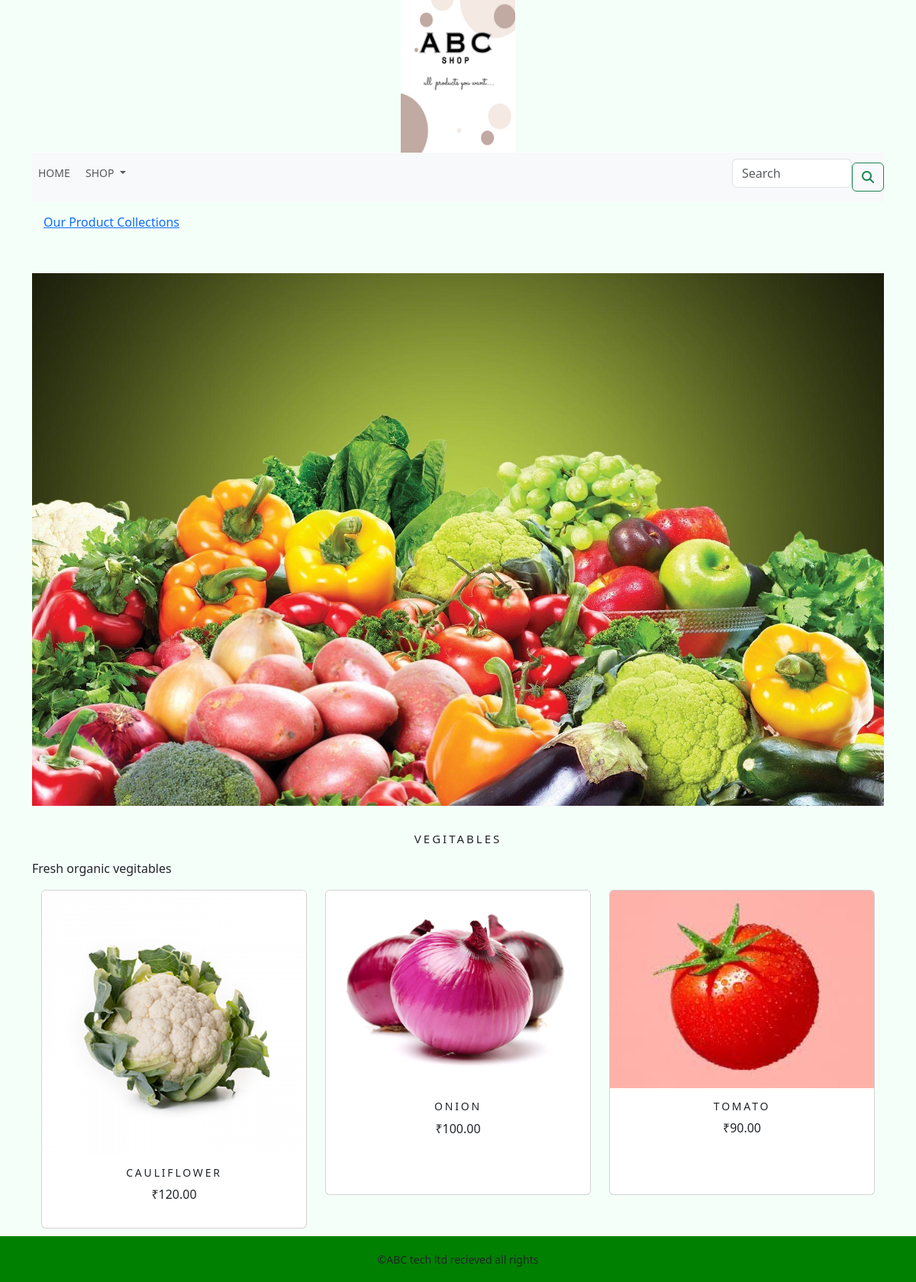
/shop/vegitables/, run on the app's committed database.
### shop/models.py (models this page shows, shortened)
class Category(models.Model):
    name=models.CharField(max_length=250,unique=True)
    slug=models.SlugField(max_length=250,unique=True)
    description=models.TextField(blank=True)
    image=models.ImageField(upload_to='category',blank=True)
    class Meta:
        ordering=('name',)
        verbose_name='category'
        verbose_name_plural='categories'
    def get_url(self):
        return reverse('shop:products_by_category',args=[self.slug])

class Product(models.Model):
    name=models.CharField(max_length=250,unique=True)
    slug=models.SlugField(max_length=250,unique=True)
    description=models.TextField(blank=True)
    price=models.DecimalField(max_digits=10,decimal_places=2)
    category=models.ForeignKey(Category,on_delete=models.CASCADE)
    image=models.ImageField(upload_to='product',blank=True)
    stock=models.IntegerField()
    available=models.BooleanField(default=True)
    created=models.DateTimeField(auto_now_add=True)
    updated=models.DateTimeField(auto_now=True)
    def get_url(self):
        return reverse('shop:prodCatDetails',args=[self.category.slug,self.slug])
    class Meta:
        ordering=('name',)
        verbose_name='product'
        verbose_name_plural = 'products'

### shop/views.py (the view)
# urls.py: path('',views.allProdCat,name='allProdCat'),
def allProdCat(request,c_slug=None):
    c_page=None
    products_list=None
    if c_slug!=None:
        c_page=get_object_or_404(Category,slug=c_slug)
        products_list=Product.objects.all().filter(category=c_page,available=True)
    else:
        products_list=Product.objects.all().filter(available=True)
    paginator=Paginator(products_list,6)
    try:
        page=int(request.GET.get('page','1'))
    except:
        page=1
    try:
        products=paginator.page(page)
    except (EmptyPage,InvalidPage):
        products=paginator.page(paginator.num_pages)
    return render(request,'category.html',{'category':c_page,'products':products})

### cart/context_processors.py (called while the page is built)
def counter(request):
    item_count=0
    if 'admin' in request.path:
        return {}
    else:
        try:
            cart=Cart.objects.filter(cart_id=_cart_id(request))
            cart_items=CartItem.objects.all().filter(cart=cart[:1])
            for cart_item in cart_items:
                item_count += cart_item.quantity
        except Cart.DoesNotExist:
            item_count=0
    return dict(item_count=item_count)

### cart/views.py (called while the page is built)
def _cart_id(request):
    cart=request.session.session_key
    if not cart:
        cart=request.session.create()
    return cart

### shop/context_processors.py (called while the page is built)
def menu_links(request):
    links=Category.objects.all()
    return dict(links=links)

### templates/category.html (shortened to what this page needs)
{% extends 'base.html' %}
{% load static %}
{% block content %}
{% if category %}
<div>
    <div class="row my_row_class">
        <div class="mx-auto">
        <p><a href="{% static 'shop:allProdCat' %}">Our Product Collections</a></p>
    </div>
        </div>
</div>
{% endif %}
<br>
<div class="mx-auto">
    {% if category %}
    <img class="my_image" src=" {{category.image.url}}" alt="{{category.name}}">
</div>
<br>
<div>
    <h1 class="text-center my_title">{{category.name}}</h1>
    <p class="text-justify">{{category.description}}</p>
</div>
{% endif %}
<div class="container">
    <div class="row mx_auto">
        {% for product in products.object_list %}
        <div class="my_bottom_margin col-9 col-sm-12 col-md-4  xol-ld-4">
            <div class="card text-center " style="min-width:18rem;min-height:25rem;">
                <a href="{{product.get_url}}"><img class="card-img-top my_image" src="{{product.image.url}}" alt="{{product.name}}"></a>
                <div class="card-body">
                    <h4>{{product.name}}</h4>
                    <p>₹{{product.price}}</p>
                </div>
            </div>
        </div>
        {% endfor %}
    </div>
</div>
{% endblock %}

### static/css/custom.css (style rules this page uses)
body { font-family: 'Titillium Web', sans-serif; }
.my_row_class { padding:15px; }
.my_image { width:100%; height:auto; }
.my_bottom_margin { margin-bottom:10px; }
.card-body h4 { font-size:14px; text-transform:uppercase; letter-spacing:.2em; }
.my_title { font-size:15px; text-transform:uppercase; letter-spacing:.2em; padding-top:10px; padding-bottom:10px; }

### data on the page
Category: image (picture), name "VEGITABLES", description "Fresh organic vegitables"
Product: image (picture), name "CAULIFLOWER", price "120.00"
Product: image (picture), name "ONION", price "100.00"
Product: image (picture), name "TOMATO", price "90.00"
